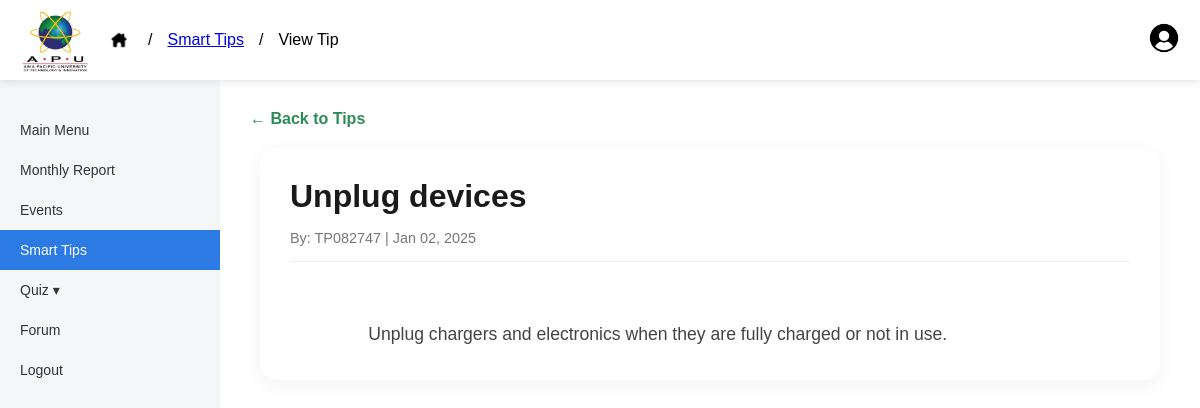
Page /pages/student/view_tips.php?id=2 (signed in) on the committed database.
### tables this page shows
CREATE TABLE IF NOT EXISTS `smart_tips` (
  `tip_id` int NOT NULL AUTO_INCREMENT,
  `title` varchar(255) NOT NULL,
  `content` text NOT NULL,
  `thumbnail` varchar(255) DEFAULT NULL,
  `created_by` int NOT NULL,
  `created_at` datetime NOT NULL DEFAULT CURRENT_TIMESTAMP,
  PRIMARY KEY (`tip_id`),
  KEY `created_by` (`created_by`)
);

CREATE TABLE IF NOT EXISTS `user` (
  `user_id` int NOT NULL AUTO_INCREMENT,
  `username` varchar(50) NOT NULL,
  `password` varchar(255) NOT NULL,
  `role` varchar(255) NOT NULL,
  PRIMARY KEY (`user_id`)
);

### pages/student/view_tips.php (the view, shortened to what this page needs)
<?php
require '../../config/db.php';
$role = $_SESSION['role'];
$home_link = 'student_main.php';
$profile_link = 'student_profile.php';
if ($role == 'student') {
} elseif ($role == 'officer') {
    $home_link = '../officer/officer_main.php';
    $profile_link = '../officer/officer_profile.php';
} elseif ($role == 'admin') {
    $home_link = '../admin/admin_main.php';
    $profile_link = '../admin/admin_profile.php';
}
$tip_id = intval($_GET['id']);
$query = "SELECT t.*, u.username as author
          FROM smart_tips t
          JOIN user u ON t.created_by = u.user_id
          WHERE t.tip_id = $tip_id LIMIT 1";
$result = mysqli_query($conn, $query);
$tip = mysqli_fetch_assoc($result);
?>
<!DOCTYPE html>
<html lang="en">
<head>
    <link rel = "stylesheet" href = "../../assets/css/style.css">
    <link rel = "stylesheet" href = "../../assets/css/officer/officer_main.css">
</head>
<body>
<div class = "topbar">
    <div class = "topbar-left breadcrumb">
        <img src = "../../assets/images/apu-logo.png" class = "top-logo" alt = "APU Logo">
        <a href = "<?php echo $home_link; ?>" class = "home-btn">
            <img src = "../../assets/images/home-icon.png" class = "home-icon" alt = "Home">
        </a>
        <span class = "breadcrumb-separator">/</span>
        <a href = "browse_tips.php" class = "breadcrumb-link">Smart Tips</a>
        <span class = "breadcrumb-separator">/</span>
        <span class = "breadcrumb-link">View Tip</span>
    </div>
    <div class = "topbar-right">
        <a href = "<?php echo $profile_link; ?>" class = "user-link">
            <img src = "../../assets/images/user-icon.png" class = "user-icon">
        </a>
    </div>
</div>
<div class = "dashboard">
    <div class = "sidebar">
        <a href = "<?php echo $home_link; ?>">Main Menu</a>
        <?php if($role == 'officer' || $role == 'admin'): ?>
            <a href = "../officer/officer_monthly_report.php">Monthly Report</a>
            <a href = "#">Events</a>
            <a href = "browse_tips.php" class = "active">Smart Tips</a>
            <a href = "javascript:void(0);" class="dropdown-toggle" onclick="toggleDropdown('quizMenu', this)">
                Quiz <span class="arrow">&#9662;</span>
            </a>
            <a href = "#">Forum</a>
        <?php endif; ?>
        <a href = "../auth/logout.php">Logout</a>
    </div>
    <div class = "content">
        <a href="browse_tips.php" class="btn-back">&larr; Back to Tips</a>
        <div class="tip-detail-container">
            <h1 class="tip-detail-title"><?php echo htmlspecialchars($tip['title']); ?></h1>
            <div class="tip-detail-meta">
                <span>By: <?php echo htmlspecialchars($tip['author']); ?></span>
                 |
                <span><?php echo date('M d, Y', strtotime($tip['created_at'])); ?></span>
            </div>
            <div class="tip-detail-content">
                <?php echo nl2br(htmlspecialchars($tip['content'])); ?>
            </div>
        </div>
    </div>
</div>
</body>
</html>

### assets/css/style.css (style rules this page uses)
* { box-sizing: border-box; margin: 0; padding: 0; }
body { font-family: Arial, sans-serif; background: linear-gradient(to bottom right, #2c7be5, #67b6f9); }

### assets/css/officer/officer_main.css (style rules this page uses)
.topbar { height: 80px; background: #ffffff; display: flex; align-items: center; justify-content: space-between; padding: 0 20px; box-shadow: 0 2px 8px rgba(0,0,0,0.1); position: relative; }
.topbar-left { display: flex; align-items: center; gap: 15px; }
.top-logo { height: 70px; }
.home-btn { display: flex; align-items: center; }
.home-icon { width: 28px; }
.topbar-right { position: relative; }
.dashboard { display: flex; min-height: calc(100vh - 80px); height: auto; }
.sidebar { width: 220px; background: #f4f6f8; padding-top: 30px; display: flex; flex-direction: column; }
.sidebar a { padding: 12px 20px; text-decoration: none; color: #333; font-size: 14px; transition: background-color 0.3s, color 0.3s; }
.sidebar a.active { background: #2c7be5; color: white; }
.content { flex: 1; padding: 30px; background: #ffffff; }
.user-icon { width: 32px; cursor: pointer; }

### pages/student/view_tips.php (style rules this page uses)
.tip-detail-container { background: #fff; padding: 30px; border-radius: 16px; box-shadow: 0 5px 20px rgba(0,0,0,0.05); max-width: 900px; margin: 0 auto; }
.tip-detail-title { font-size: 2rem; color: #1a1a1a; margin-bottom: 15px; }
.tip-detail-meta { color: #777; font-size: 0.9rem; margin-bottom: 25px; padding-bottom: 15px; border-bottom: 1px solid #eee; }
.tip-detail-content { font-size: 1.1rem; line-height: 1.8; color: #444; white-space: pre-wrap; }
.btn-back { display: inline-block; margin-bottom: 20px; color: #2E8B57; text-decoration: none; font-weight: 600; }

### rows in the picture
smart_tips: title "Unplug devices", created_by.username "TP082747", created_at "Jan 02, 2025", content "Unplug chargers and electronics when they are fully charged or not in use."
